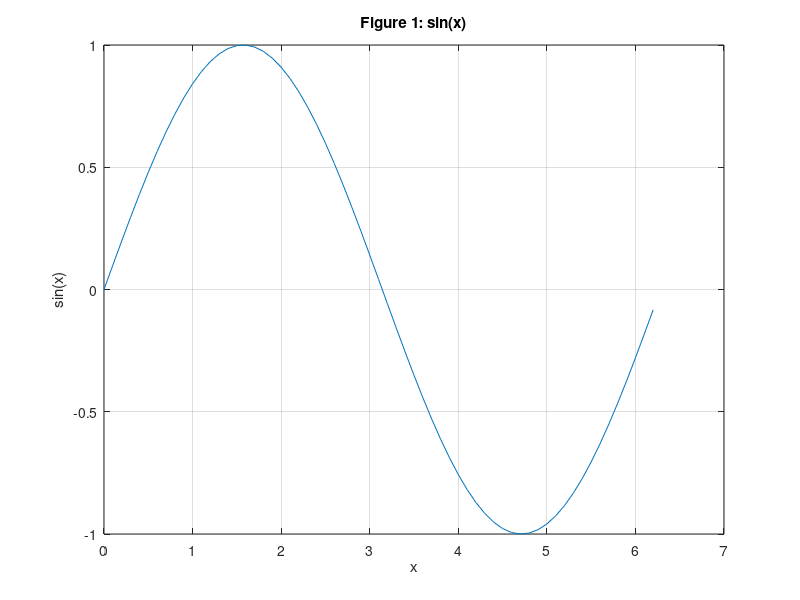
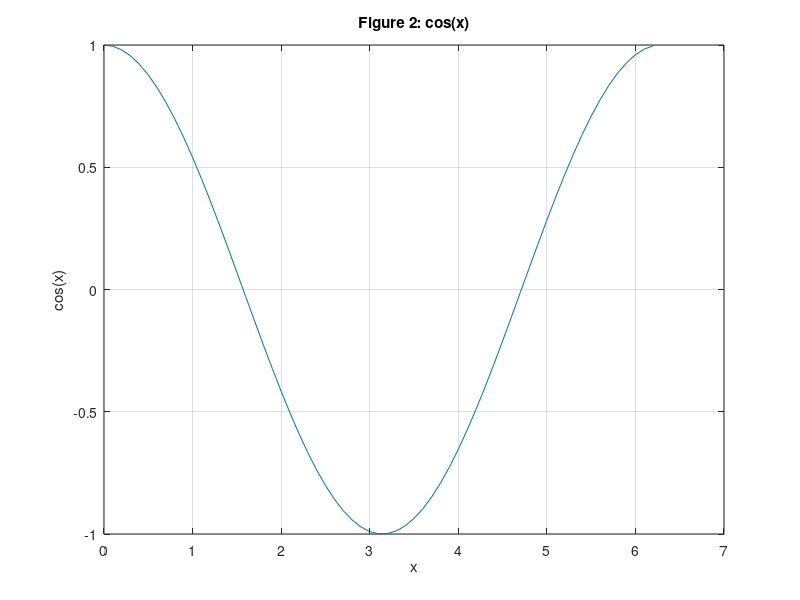

MATLAB code to generate these figures, in order: (Note: this script raises an error after producing the figures.)
% ex0501_figure.m - 5.1.1 figure 로 창을 나눠 쓰기, clf 는 활성 창만 지운다
clear; clc; close all

x = 0:0.1:2*pi;

figure(1)                        % Figure 1 을 만들고 활성 창으로 삼는다
plot(x, sin(x))
title("Figure 1: sin(x)")
xlabel("x"), ylabel("sin(x)"), grid on

figure(2)                        % 새 창. 여기서부터 plot 은 Figure 2 에 그려진다
plot(x, cos(x))
title("Figure 2: cos(x)")
xlabel("x"), ylabel("cos(x)"), grid on

theme(figure(1), "light"), theme(figure(2), "light")
exportgraphics(figure(1), "../../textbook/ch05/img/ex0501_figure1.png")
exportgraphics(figure(2), "../../textbook/ch05/img/ex0501_figure2.png")

clf                              % 활성 창(Figure 2)만 비운다. Figure 1 은 그대로
disp("clf 후 Figure 2 의 자식 개수: " + numel(get(figure(2), "Children")))
disp("clf 후 Figure 1 의 자식 개수: " + numel(get(figure(1), "Children")))

close all                        % 열린 figure 창을 모두 닫는다
